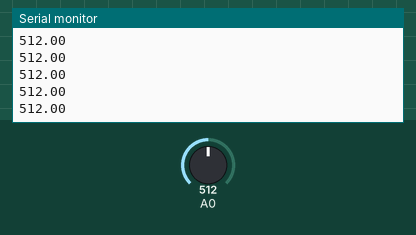
Recording of a sketch running on a simulated Arduino Uno, built with avr-gcc and run on an emulated ATmega328P. Shown: the last lines printed to the serial monitor. The inputs (shaded band) are chosen by the test bench; at power-on: A0 = 512.

Above: at 1.2 s.
1.3 s: A0 set to 716
At 1.31 s:
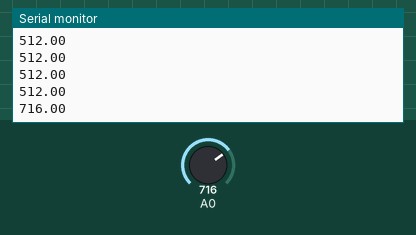
2.8 s: A0 set to 900
At 2.82 s:
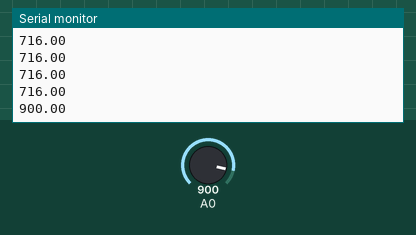
Timing chart, 0 to 5.8 s (numbered marks = the images above; inputs shaded):
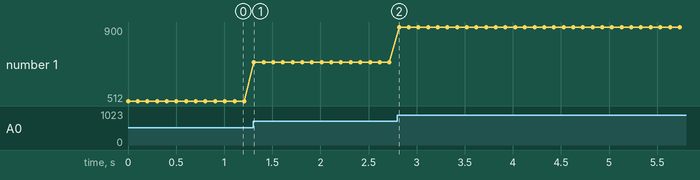

Measured:
- after the input at 1.3 s, the serial monitor: prints a new line at once (image 1)
- after the input at 2.8 s, the serial monitor: prints a new line at once (image 2)
- plotted number 1: 512 → 716 after the input at 1.3 s, 716 → 900 after the input at 2.8 s

The sketch:

movingAverageFilt.ino
```cpp
void setup()
{
        Serial.begin(115200);
}
const int filtSize = 1;
double filter[filtSize];
int here = 0;
void loop()
{
        filter[here] = analogRead(0);
        double sum;
        here++;
        if(here == filtSize) here = 0;
        for(int i = 0; i < filtSize; i++)
        {
                sum += filter[i];
        }
        double value = sum / filtSize;
        Serial.println(value);

        delay(100);
}
```
